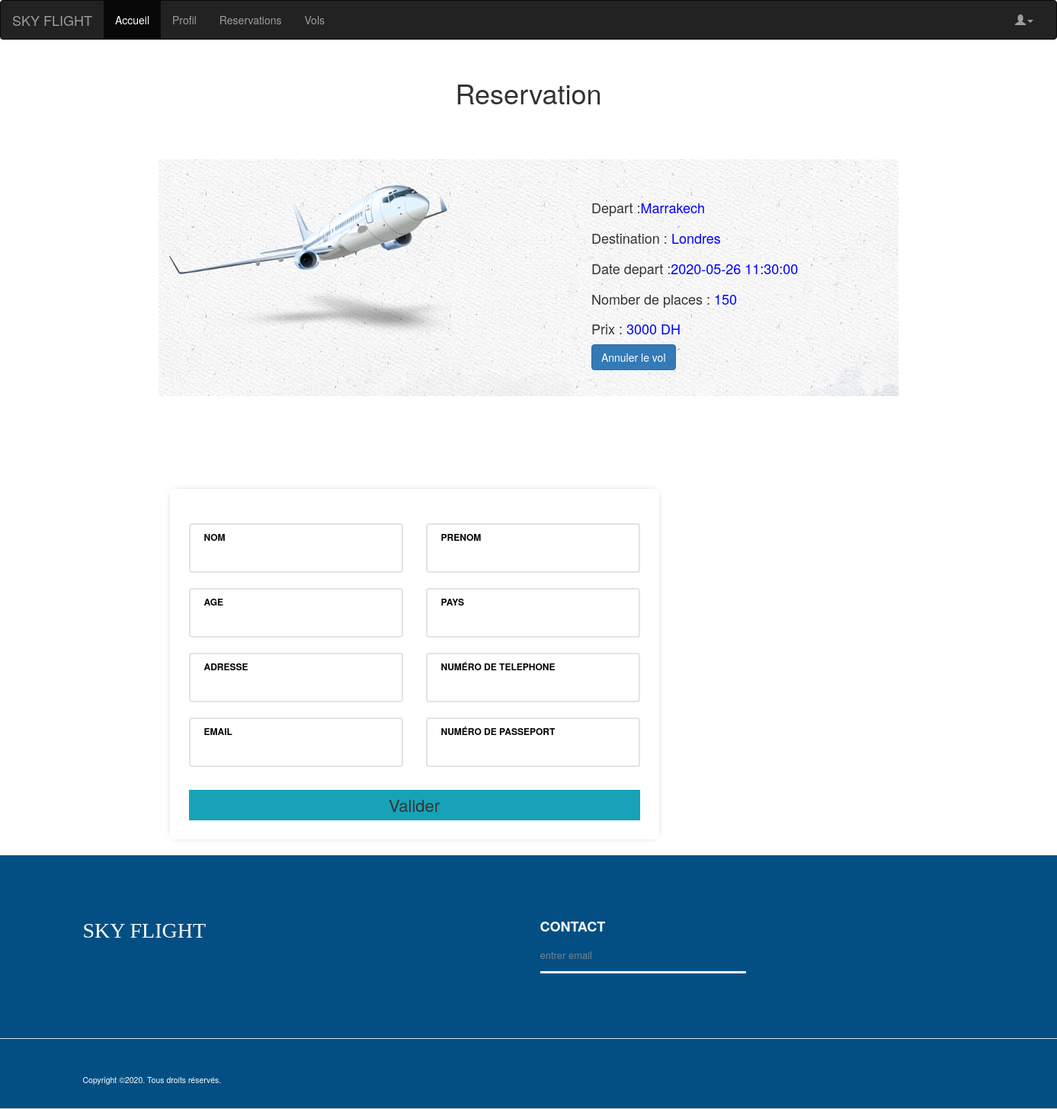
The page /reservation.php?id=4 on the database its author committed.
### tables this page shows
CREATE TABLE IF NOT EXISTS `vols` (
  `id` int(11) NOT NULL AUTO_INCREMENT,
  `depart` varchar(254) DEFAULT NULL,
  `destination` varchar(254) DEFAULT NULL,
  `date_depart` datetime DEFAULT NULL,
  `num_place` int(11) DEFAULT NULL,
  `prix` int(11) DEFAULT NULL,
  PRIMARY KEY (`id`)
);

### vol.php (called while the page is built, shortened)
<?php
class Vol
{
    function getVolById($id) {
        include 'dbConnect.php';
    						$query = "SELECT * FROM vols WHERE id='$id'";
								$stmt = $conn->prepare($query);
								$stmt->execute();
                                $result = $stmt->get_result();
                                return $result;
    }
}
?>

### reservation.php (the view, shortened to what this page needs)
<?php
include"vol.php";
$vol=new Vol();
$id=$_GET['id'];
$result=$vol->getVolById($id);
$row = $result->fetch_assoc();
?>
<!DOCTYPE html>
<html lang="en">
<head>
  <link rel="stylesheet" href="https://maxcdn.bootstrapcdn.com/bootstrap/3.4.1/css/bootstrap.min.css">
  <link rel="stylesheet" href="css/style.css"/>
</head>
<body>
<?php
include('menu.php');
?>
<h1>Reservation</h1>
	<div class="flex">
		<section class="t">
			<div class="container py-3">
				<div class="card">
					<div class="row ">
						<div class="col-md-4">
							<img class="plane" src="img/580b585b2edbce24c47b2d14.png" class="w-100">
						</div>
						<div class="col-md-8 px-3">
							<div class="card-block cc px-3">
								<h4 class="card-title">Depart :<span style="color:blue"><?= $row['depart']; ?></span></h4>
								<h4 class="card-title">Destination : <span style="color:blue"><?= $row['destination']; ?></span></h4>
								<h4 class="card-title">Date depart :<span style="color:blue"><?= $row['date_depart']; ?> </span> </h4>
								<h4 class="card-title">Nomber de places : <span style="color:blue"><?= $row['num_place']; ?></span></h4>
								<h4 class="card-title">Prix : <span style="color:blue"><?= $row['prix'];  ?> DH</span> </h4>
								<a href="index.php" class="btn btn-primary">Annuler le vol</a>
							</div>
						</div>
					</div>
				</div>
			</div>
	</div>
	<div>
		<div class="section-center">
			<div class="container">
				<div class="row">
					<div class="col-md-7 col-md-offset-1">
						<div class="booking-form">
							<form action="<?php echo $_SERVER['PHP_SELF']; ?>" method="POST">
								<div class="row">
									<div class="col-md-6">
										<div class="form-group">
											<span class="form-label">Nom</span>
											<input class="form-control" name="nom" type="text" required>
										</div>
									</div>
									<div class="col-md-6">
										<div class="form-group">
											<span class="form-label">Prenom</span>
											<input class="form-control" name="prenom" type="text" required>
										</div>
									</div>
								</div>
								<div class="row">
									<div class="col-md-6">
										<div class="form-group">
											<span class="form-label">Age</span>
											<input class="form-control" name="age" type="number" required>
										</div>
									</div>
									<div class="col-md-6">
										<div class="form-group">
											<span class="form-label">Pays </span>
											<input class="form-control" name="pays" type="text" required>
										</div>
									</div>
									<div class="col-md-6">
										<div class="form-group">
											<span class="form-label">Adresse </span>
											<input class="form-control" name="adresse" type="text" required>
										</div>
									</div>
									<div class="col-md-6">
										<div class="form-group">
											<span class="form-label">Numéro de telephone </span>
											<input class="form-control" name="tele" type="number" required>
										</div>
									</div>
									<div class="col-md-6">
										<div class="form-group">
											<span class="form-label">Email </span>
											<input class="form-control" name="email" type="email" required>
										</div>
									</div>
									<div class="col-md-6">
										<div class="form-group">
											<span class="form-label">Numéro de passeport </span>
											<input class="form-control" name="passeport" type="number" required>
										</div>
									</div>
								</div>
								<div class="form-btn">
									<button type="submit" class="s22" name="add">Valider</button>
								</div>
							</form>
						</div>
					</div>
				</div>
			</div>
		</div>
	</div>
	<?php
	 include"footer.php"
	?>
</body>
</html>

### css/style.css (style rules this page uses)
body { overflow-x: hidden; }
.booking-form { position: relative; background: #fff; max-width: 642px; width: 100%; margin: auto; padding: 45px 25px 25px; border-radius: 4px; -webkit-box-shadow: 0px 0px 10px -5px rgba(0, 0, 0, 0.4); box-shadow: 0px 0px 10px -5px rgba(0, 0, 0, 0.4); }
.booking-form .form-group { position: relative; margin-bottom: 20px; }
.booking-form .form-control { background-color: #fff; height: 65px; padding: 0px 15px; padding-top: 24px; color: #191a1e; border: 2px solid #dfe5e9; font-size: 16px; font-weight: 700; -webkit-box-shadow: none; box-shadow: none; border-radius: 4px; -webkit-transition: 0.2s all; transition: 0.2s all; }
.booking-form .form-control::placeholder { color: #dfe5e9; }
.booking-form .form-label { position: absolute; top: 6px; left: 20px; font-weight: 700; text-transform: uppercase; line-height: 24px; height: 24px; font-size: 12px; color: #000000; }
.cc { margin-left: 20%; }
.flex { display: flex; justify-content: space-around; align-items: center; flex-wrap: wrap; width: 100%; height: 500px; margin-top: -70px; }
.t { background: #fff; margin: 0% 2% 1% 2%; padding: 1%; background-image: url('../img/01.jpg'); width: 70%; }
h1 { text-align: center; margin-bottom: 50px; margin-top: 50px; }
.plane { width: 100%; height: 100%; }
.container { padding: 2rem 0rem; }
h4 { margin: 2rem 0rem 1rem; }
.s22 { margin-left: 0%; margin-top: 10px; width: 100%; background-color: #17a2b8; border: none; height: 40px; font-size: 22px; }

### rows shown on the page
vols: depart "Marrakech", destination "Londres", date_depart "2020-05-26 11:30:00", num_place "150", prix "3000"
